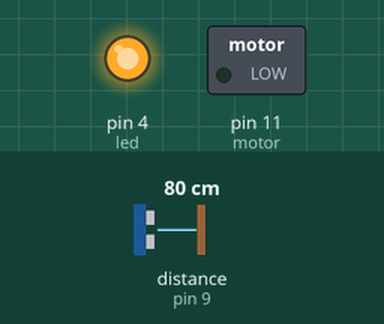
This sketch was run on a simulated Arduino Uno, built with avr-gcc and run on an emulated ATmega328P. Shown: switched loads named in the sketch (green lamp = pin HIGH), output pins drawn as LEDs (lit = HIGH). Wiring (inferred from the names in the program): ultrasonic range finder: trigger pin 7; echo pin 9. Inputs (shaded band) come from the test bench; at power-on: distance to the obstacle (sensor on pin 9) 80 cm. The echo pulse lasts 58.3 µs per cm; pins used as bus, display or sensor lines are not drawn.

Above: at 1.2 s.
1.3 s: distance to the obstacle (sensor on pin 9) set to 120 cm
At 1.6 s:
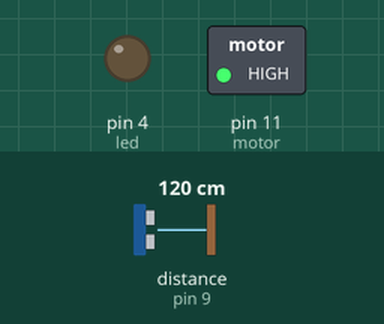
2.8 s: distance to the obstacle (sensor on pin 9) set to 2 cm
At 3.7 s:
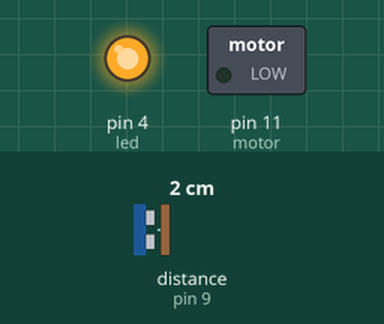
4.3 s: distance to the obstacle (sensor on pin 9) set to 250 cm
At 5.2 s:
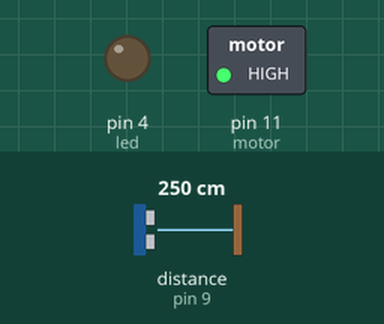
Timing chart, 0 to 7.3 s (numbered marks = the images above; inputs shaded):
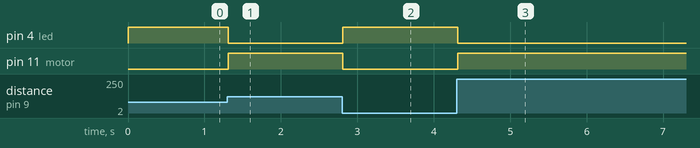

The sketch:

solution.ino
```cpp
const int led=4;
const int trigger=7;
const int echo=9;
const int motor=11;
const int speed_ON=255;
const int speed_OFF=0;

void setup()
{
  Serial.begin(9600);

  pinMode(led, OUTPUT);
  pinMode(motor, OUTPUT);
  pinMode(trigger,OUTPUT);
  pinMode(echo, INPUT);

  digitalWrite(motor,speed_ON);
  digitalWrite(led, LOW);
  digitalWrite(trigger, LOW);
}

void loop()
{
  digitalWrite(trigger,HIGH);
  delayMicroseconds(10);
  digitalWrite(trigger, LOW);
  int time=pulseIn(echo, HIGH);
  float dist= time*0.034/2;
  if(dist<=100){
    analogWrite(motor, speed_OFF);
    digitalWrite(led, HIGH);
  }
  else
  {
    analogWrite(motor, speed_ON);
    digitalWrite(led,LOW);
  }
}
```

Measured:
- after the input at 1.3 s, pin 4 (led): HIGH → LOW at once; pin 11 (motor): LOW → HIGH at once
- after the input at 2.8 s, pin 4 (led): LOW → HIGH at once; pin 11 (motor): HIGH → LOW at once
- after the input at 4.3 s, pin 4 (led): HIGH → LOW at once; pin 11 (motor): LOW → HIGH at once
